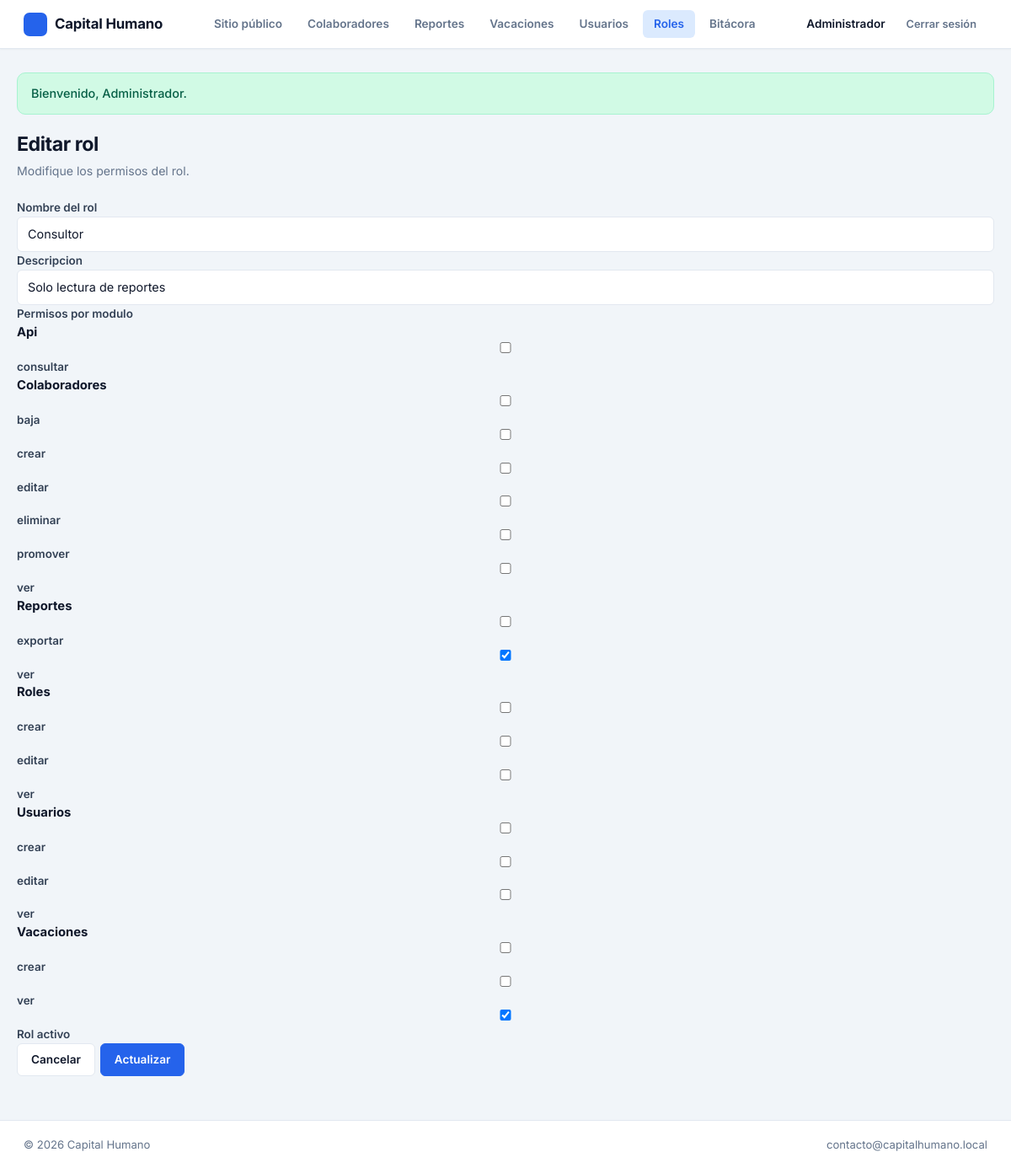
The app's page /publico/index.php?route=roles.edit&id=3 (signed in), older data.
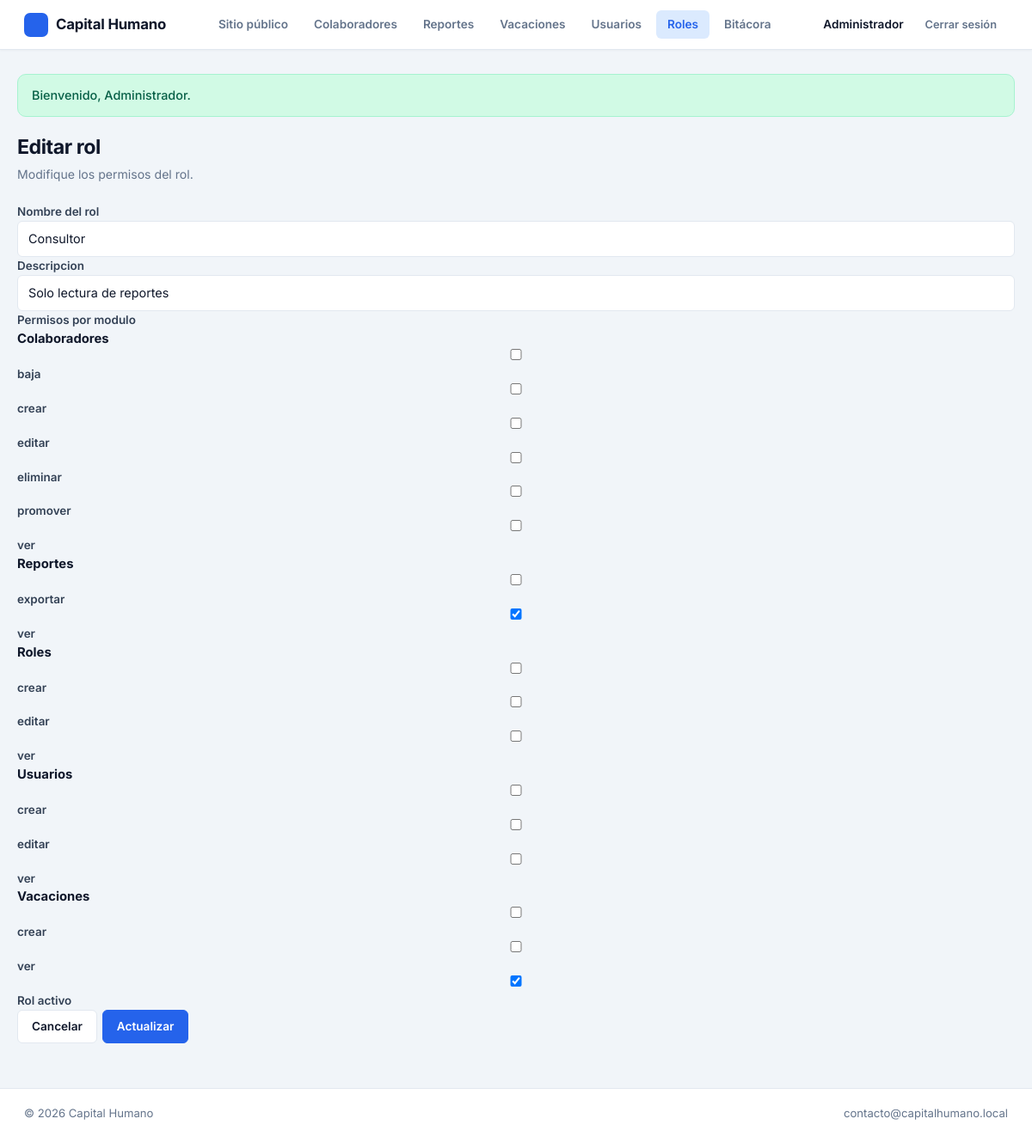
The same page, newer data.
### tables this page shows
CREATE TABLE roles (
    id INT AUTO_INCREMENT PRIMARY KEY,
    nombre VARCHAR(50) NOT NULL,
    descripcion VARCHAR(255) NULL,
    activo TINYINT(1) NOT NULL DEFAULT 1,
    UNIQUE KEY uq_roles_nombre (nombre)
);

CREATE TABLE permisos (
    id INT AUTO_INCREMENT PRIMARY KEY,
    modulo VARCHAR(50) NOT NULL,
    accion VARCHAR(50) NOT NULL,
    descripcion VARCHAR(255) NULL,
    UNIQUE KEY uq_permisos_modulo_accion (modulo, accion)
);

### bootstrap.php (called while the page is built, shortened)
<?php
function e(mixed $value): string
{
    return Sanitizer::escape($value);
}
function url(string $route, array $params = []): string
{
    $params = array_merge(['route' => $route], $params);
    return 'index.php?' . http_build_query($params);
}
function render_view(string $view, array $data = []): void
{
    extract($data, EXTR_SKIP);
    $viewFile = ROOT_PATH . DIRECTORY_SEPARATOR . 'app' . DIRECTORY_SEPARATOR . 'vistas' . DIRECTORY_SEPARATOR . str_replace('/', DIRECTORY_SEPARATOR, $view) . '.php';
    require ROOT_PATH . DIRECTORY_SEPARATOR . 'app' . DIRECTORY_SEPARATOR . 'vistas' . DIRECTORY_SEPARATOR . 'layouts' . DIRECTORY_SEPARATOR . 'header.php';
    require $viewFile;
    require ROOT_PATH . DIRECTORY_SEPARATOR . 'app' . DIRECTORY_SEPARATOR . 'vistas' . DIRECTORY_SEPARATOR . 'layouts' . DIRECTORY_SEPARATOR . 'footer.php';
}
function flash(string $key, ?string $message = null): ?string
{
    $value = $_SESSION['flash'][$key] ?? null;
    return $value;
}

### app/controladores/RolController.php (called while the page is built, shortened)
<?php
final class RolController
{
    private Rol $roles;
    public function __construct()
    {
        $this->roles = new Rol();
    }
    public function edit(): void
    {
        $id = Sanitizer::int($_GET['id'] ?? 0);
        $rol = $this->roles->find($id);
        render_view('roles/edit', [
            'title' => 'Editar rol',
            'rol' => $rol,
            'modulos' => $this->roles->permissionsByModule(),
            'old' => FormState::old(),
            'errors' => FormState::errors(),
        ]);
    }
}

### publico/index.php (called while the page is built, shortened)
<?php
require dirname(__DIR__) . DIRECTORY_SEPARATOR . 'bootstrap.php';
$routes = require ROOT_PATH . DIRECTORY_SEPARATOR . 'rutas' . DIRECTORY_SEPARATOR . 'web.php';
$route = $_GET['route'] ?? 'public.home';
[$class, $method] = $routes[$route];
try {
    (new $class())->$method();
} catch (Throwable $exception) {
    $status = http_response_code();
    if ($status < 400) {
        $status = 500;
        http_response_code($status);
    }
    (new \App\Servicios\WebErrorHandler())->handle($exception);
    render_view('errors/generic', [
        'title' => $status === 403 ? 'Acceso denegado' : 'Error de aplicación',
        'status' => $status,
        'heading' => $status === 403 ? 'No tiene permiso para esta acción' : 'Ocurrió un error inesperado',
    ]);
}

### app/utilidades/Sanitizer.php (called while the page is built, shortened)
<?php
final class Sanitizer
{
    public static function int(mixed $value): int
    {
        return (int) filter_var($value, FILTER_SANITIZE_NUMBER_INT);
    }
    public static function escape(mixed $value): string
    {
        return htmlspecialchars((string) $value, ENT_QUOTES, 'UTF-8');
    }
}

### app/servicios/AuthService.php (called while the page is built, shortened)
<?php
final class AuthService
{
    public static function check(): bool
    {
        return !empty($_SESSION['usuario_id']);
    }
    public static function user(): ?array
    {
        return [
            'id' => $_SESSION['usuario_id'],
            'usuario' => $_SESSION['usuario'],
            'nombre' => $_SESSION['usuario_nombre'],
        ];
    }
    public static function can(string $modulo, string $accion): bool
    {
        $permisos = $_SESSION['permisos'] ?? [];
        $permisoId = self::permissionId($modulo, $accion);
        return $permisoId !== null && in_array($permisoId, $permisos, true);
    }
    private static function permissionId(string $modulo, string $accion): ?int
    {
        $db = \Config\Database::getConnection();
        $statement = $db->prepare('SELECT id FROM permisos WHERE modulo = :modulo AND accion = :accion');
        $statement->execute(['modulo' => $modulo, 'accion' => $accion]);
        $id = $statement->fetchColumn();
        return $id === false ? null : (int) $id;
    }
}

### config/Database.php (called while the page is built, shortened)
<?php
final class Database
{
    private static ?PDO $connection = null;
    public static function getConnection(): PDO
    {
        if (self::$connection instanceof PDO) {
            return self::$connection;
        }
        $host = (string) ($_ENV['DB_HOST'] ?? '127.0.0.1');
        $port = (string) ($_ENV['DB_PORT'] ?? '3306');
        $database = (string) ($_ENV['DB_DATABASE'] ?? 'CapitalHumano');
        $username = (string) ($_ENV['DB_USERNAME'] ?? 'root');
        $password = (string) ($_ENV['DB_PASSWORD'] ?? '');
        $dsn = "mysql:host={$host};port={$port};dbname={$database};charset=utf8mb4";
        try {
            self::$connection = new PDO($dsn, $username, $password, [
                PDO::ATTR_ERRMODE => PDO::ERRMODE_EXCEPTION,
                PDO::ATTR_DEFAULT_FETCH_MODE => PDO::FETCH_ASSOC,
                PDO::ATTR_EMULATE_PREPARES => false,
            ]);
        } catch (PDOException $exception) {
            throw new RuntimeException('No fue posible conectar con la base de datos. Revise la configuracion.', 0, $exception);
        }
        return self::$connection;
    }
}

### app/modelos/Rol.php (called while the page is built, shortened)
<?php
final class Rol
{
    private PDO $db;
    public function __construct(?PDO $db = null)
    {
        $this->db = $db ?? Database::getConnection();
    }
    public function find(int $id): ?array
    {
        $statement = $this->db->prepare('SELECT * FROM roles WHERE id = :id');
        $statement->execute(['id' => $id]);
        $row = $statement->fetch();
        $row['permisos_ids'] = $this->permissionIds($id);
        return $row;
    }
    private function permissionIds(int $rolId): array
    {
        $statement = $this->db->prepare('SELECT permiso_id FROM rol_permiso WHERE rol_id = :id');
        $statement->execute(['id' => $rolId]);
        return array_map('intval', $statement->fetchAll(PDO::FETCH_COLUMN));
    }
    public function permissions(): array
    {
        return $this->db->query('SELECT * FROM permisos ORDER BY modulo, accion')->fetchAll();
    }
    public function permissionsByModule(): array
    {
        $rows = $this->permissions();
        $grouped = [];
        foreach ($rows as $row) {
            $grouped[$row['modulo']][] = $row;
        }
        return $grouped;
    }
}

### app/utilidades/FormState.php (called while the page is built, shortened)
<?php
final class FormState
{
    public static function old(): array
    {
        $old = $_SESSION['form_old'] ?? [];
        return is_array($old) ? $old : [];
    }
}

### app/vistas/roles/_form.php (the view)
<div class="field">
    <label for="nombre">Nombre del rol</label>
    <input type="text" id="nombre" name="nombre" value="<?= e($old['nombre'] ?? $rol['nombre'] ?? '') ?>" required>
</div>
<div class="field">
    <label for="descripcion">Descripcion</label>
    <input type="text" id="descripcion" name="descripcion" value="<?= e($old['descripcion'] ?? $rol['descripcion'] ?? '') ?>">
</div>
<div class="field">
    <label>Permisos por modulo</label>
    <div class="permissions-grid">
    <?php foreach ($modulos as $modulo => $permisos): ?>
        <div class="permission-module">
            <strong><?= e(ucfirst($modulo)) ?></strong>
            <?php foreach ($permisos as $permiso): ?>
                <?php
                    $checked = '';
                    $selected = $old['permisos'] ?? $rol['permisos_ids'] ?? [];
                    if (in_array((int) $permiso['id'], array_map('intval', (array) $selected), true)) {
                        $checked = 'checked';
                    }
                ?>
                <label class="checkbox">
                    <input type="checkbox" name="permisos[]" value="<?= e($permiso['id']) ?>" <?= $checked ?>>
                    <?= e($permiso['accion']) ?>
                </label>
            <?php endforeach; ?>
        </div>
    <?php endforeach; ?>
    </div>
</div>
<div class="field inline">
    <label class="checkbox">
        <input type="checkbox" name="activo" value="1" <?= (int) ($old['activo'] ?? $rol['activo'] ?? 1) === 1 ? 'checked' : '' ?>>
        Rol activo
    </label>
</div>

### app/vistas/layouts/header.php (shortened to what this page needs)
<!doctype html>
<html lang="es">
<head>
    <link rel="stylesheet" href="assets/css/styles.css">
</head>
<body>
<header class="topbar">
    <a class="brand" href="<?= e(url('public.home')) ?>">Capital Humano</a>
    <nav class="nav">
        <?php if (!\App\Servicios\AuthService::check()): ?>
            <a href="<?= e(url('public.home')) ?>" class="<?= ($_GET['route'] ?? 'public.home') === 'public.home' ? 'active' : '' ?>">Conoce el sistema</a>
            <a href="<?= e(url('public.home')) ?>#beneficios">Beneficios</a>
            <a href="<?= e(url('public.home')) ?>#seguridad">Seguridad</a>
        <?php else: ?>
            <a href="<?= e(url('public.home')) ?>">Sitio público</a>
        <?php endif; ?>
        <?php if (\App\Servicios\AuthService::can('colaboradores', 'ver')): ?>
            <a href="<?= e(url('colaboradores.index')) ?>" class="<?= (($_GET['route'] ?? '') === 'home' || str_starts_with($_GET['route'] ?? '', 'colaboradores')) ? 'active' : '' ?>">Colaboradores</a>
        <?php endif; ?>
        <?php if (\App\Servicios\AuthService::can('reportes', 'ver')): ?>
            <a href="<?= e(url('reportes.index')) ?>" class="<?= str_starts_with($_GET['route'] ?? '', 'reportes') ? 'active' : '' ?>">Reportes</a>
        <?php endif; ?>
        <?php if (\App\Servicios\AuthService::can('vacaciones', 'ver')): ?>
            <a href="<?= e(url('vacaciones.index')) ?>" class="<?= str_starts_with($_GET['route'] ?? '', 'vacaciones') ? 'active' : '' ?>">Vacaciones</a>
        <?php endif; ?>
        <?php if (\App\Servicios\AuthService::can('usuarios', 'ver')): ?>
            <a href="<?= e(url('usuarios.index')) ?>" class="<?= str_starts_with($_GET['route'] ?? '', 'usuarios') ? 'active' : '' ?>">Usuarios</a>
        <?php endif; ?>
        <?php if (\App\Servicios\AuthService::can('roles', 'ver')): ?>
            <a href="<?= e(url('roles.index')) ?>" class="<?= str_starts_with($_GET['route'] ?? '', 'roles') ? 'active' : '' ?>">Roles</a>
        <?php endif; ?>
        <?php if (\App\Servicios\AuthService::can('usuarios', 'ver')): ?>
            <a href="<?= e(url('bitacora')) ?>" class="<?= ($_GET['route'] ?? '') === 'bitacora' ? 'active' : '' ?>">Bitácora</a>
        <?php endif; ?>
    </nav>
    <div class="user-menu">
        <?php if (\App\Servicios\AuthService::check()): ?>
            <span class="user-name"><?= e((\App\Servicios\AuthService::user()['nombre'] ?? '')) ?></span>
            <form method="post" action="<?= e(url('logout')) ?>" class="inline">
                <button type="submit" class="btn small ghost">Cerrar sesión</button>
            </form>
        <?php else: ?>
            <a href="<?= e(url('login')) ?>" class="btn small primary">Iniciar sesión</a>
        <?php endif; ?>
    </div>
</header>
<main class="page">
    <?php if ($message = flash('success')): ?>
        <div class="alert alert-success"><?= e($message) ?></div>
    <?php endif; ?>

### app/vistas/roles/edit.php (shortened to what this page needs)
<section class="section-head">
    <h1>Editar rol</h1>
    <p>Modifique los permisos del rol.</p>
</section>
<form method="post" action="<?= e(url('roles.update', ['id' => $rol['id']])) ?>" class="form-card">
    <?php require __DIR__ . '/_form.php'; ?>
    <div class="actions">
        <a href="<?= e(url('roles.index')) ?>" class="btn">Cancelar</a>
        <button type="submit" class="btn primary">Actualizar</button>
    </div>
</form>

### app/vistas/layouts/footer.php (shortened to what this page needs)
</main>
<footer class="footer">
    <span>&copy; <?= date('Y') ?> Capital Humano</span>
    <span>contacto@capitalhumano.local</span>
</footer>
</body>
</html>

### publico/assets/css/styles.css (style rules this page uses)
:root { --font: "Inter", "Segoe UI", system-ui, -apple-system, sans-serif; --bg: #f1f5f9; --surface: #ffffff; --text: #0f172a; --muted: #64748b; --line: #e2e8f0; --line-light: #f1f5f9; --primary: #2563eb; --primary-light: #dbeafe; --primary-dark: #1d4ed8; --accent: #059669; --accent-light: #d1fae5; --danger: #dc2626; --danger-light: #fee2e2; --warning: #d97706; --warning-light: #fef3c7; --radius: 10px; --radius-sm: 6px; --shadow-sm: 0 1px 2px rgba(0,0,0,.04); --shadow: 0 1px 3px rgba(0,0,0,.06), 0 1px 2px rgba(0,0,0,.04); --shadow-md: 0 4px 6px rgba(0,0,0,.04), 0 2px 4px rgba(0,0,0,.04); --shadow-lg: 0 10px 25px rgba(0,0,0,.06), 0 4px 10px rgba(0,0,0,.04); --transition: .18s ease; }
*, *::before, *::after { box-sizing: border-box; margin: 0; padding: 0; }
body { font-family: var(--font); font-size: .925rem; line-height: 1.55; color: var(--text); background: var(--bg); -webkit-font-smoothing: antialiased; }
a { color: var(--primary); text-decoration: none; transition: color var(--transition); }
.topbar { display: flex; align-items: center; justify-content: space-between; gap: 20px; padding: 0 28px; height: 58px; background: var(--surface); border-bottom: 1px solid var(--line); position: sticky; top: 0; z-index: 50; box-shadow: var(--shadow-sm); }
.brand { display: flex; align-items: center; gap: 9px; font-weight: 700; font-size: 1.05rem; color: var(--text); letter-spacing: -.01em; white-space: nowrap; }
.brand::before { content: ""; display: block; width: 28px; height: 28px; border-radius: 7px; background: var(--primary); flex-shrink: 0; }
.nav { display: flex; flex-wrap: wrap; gap: 4px; align-items: center; }
.nav a { display: inline-flex; align-items: center; padding: 6px 13px; border-radius: var(--radius-sm); font-size: .85rem; font-weight: 600; color: var(--muted); transition: color var(--transition), background var(--transition); }
.nav a.active { color: var(--primary); background: var(--primary-light); }
.user-menu { display: flex; align-items: center; gap: 12px; white-space: nowrap; }
.user-name { font-size: .85rem; font-weight: 600; color: var(--text); }
.page { width: min(1280px, calc(100% - 40px)); margin: 28px auto 52px; }
.section-head { margin-bottom: 22px; }
.section-head h1 { font-size: 1.45rem; font-weight: 700; letter-spacing: -.02em; margin-bottom: 2px; color: var(--text); }
.section-head p { color: var(--muted); font-size: .88rem; }
.alert { border-radius: var(--radius); padding: 13px 16px; margin-bottom: 18px; font-size: .9rem; font-weight: 500; display: grid; gap: 4px; }
.alert-success { background: var(--accent-light); color: #065f46; border: 1px solid #a7f3d0; }
label { display: grid; gap: 6px; font-weight: 600; font-size: .84rem; color: #334155; }
input, select, textarea { width: 100%; border: 1px solid var(--line); border-radius: var(--radius-sm); padding: 9px 12px; font: inherit; font-size: .9rem; color: var(--text); background: var(--surface); transition: border-color var(--transition), box-shadow var(--transition); }
.form-actions, .actions { display: flex; flex-wrap: wrap; gap: 10px; align-items: center; }
.btn { display: inline-flex; align-items: center; justify-content: center; gap: 6px; min-height: 38px; padding: 8px 16px; border: 1px solid var(--line); border-radius: var(--radius-sm); color: var(--text); background: var(--surface); cursor: pointer; font: inherit; font-size: .85rem; font-weight: 600; transition: all var(--transition); white-space: nowrap; }
.btn.primary { background: var(--primary); border-color: var(--primary); color: #fff; }
.btn.ghost { background: transparent; border-color: transparent; color: var(--muted); }
.btn.small { min-height: 32px; padding: 5px 12px; font-size: .8rem; }
.actions { display: flex; flex-wrap: wrap; gap: 6px; align-items: center; }
.footer { display: flex; justify-content: space-between; align-items: center; gap: 12px; padding: 18px 28px; color: var(--muted); font-size: .82rem; border-top: 1px solid var(--line); background: var(--surface); flex-wrap: wrap; }
.inline { display: inline; }

Row changes from the older to the newer data that the page shows:
removed permisos: accion "consultar", shown under "Api"
Text that changed along with them:
list line gone: "Api"
